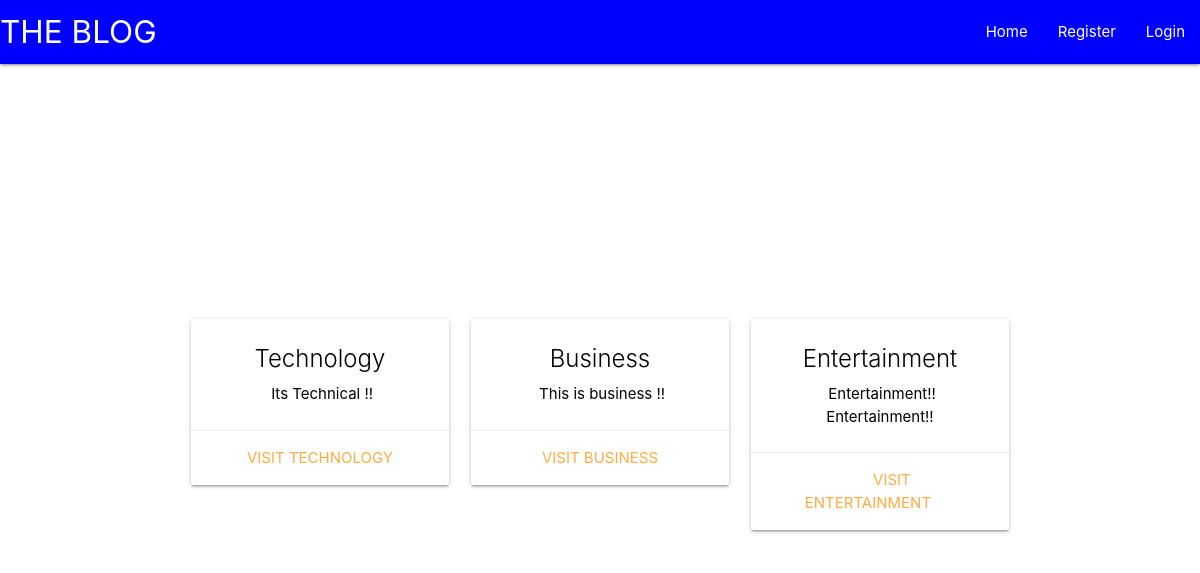
The page / on the database its author committed.
### blog_index/models.py (models this page shows, shortened)
class BlogCategory(models.Model):
	blog_category = models.CharField(max_length = 200)
	blog_summary = models.CharField(max_length = 200)
	category_slug = models.CharField(max_length = 200)
	class Meta:
		verbose_name_plural = 'Categories'

### blog_index/views.py (the view)
# urls.py: path('',views.index, name='index'),
def index(request):
	return render(request = request,
			template_name ='main/categories.html',
			context = {'Blogs':BlogCategory.objects.all()}
		)

### blog_index/templates/main/categories.html (shortened to what this page needs)
{% extends "main/index.html" %}
{% block content %}
<br><br><br><br><br><br><br><br><br><br>
<div class="row">
 	{% for blog in Blogs %}
    <div class="col s12 m6 l4">
        <a href="{{blog.category_slug}}", style="color:#000">
        <div class="card hoverable">
            <div class="card-content">
        <center>  <span class="card-title">{{blog.blog_category}}</span></center>
          <center><p>&nbsp;{{blog.blog_summary}}</p></center>
        </div>
        <div class="card-action">
          	<center><a href="#">Visit {{blog.blog_category}}</a></center>
        </div>
      </div>
    </div>
    {% endfor %}
  </div>
{% endblock %}

### blog_index/templates/main/index.html (shortened to what this page needs)
<head>
	{% load static%}
    <link rel="stylesheet" href="https://cdnjs.cloudflare.com/ajax/libs/materialize/1.0.0/css/materialize.min.css">
</head>
<body>
{% include "main/includes/navbar.html"%}
    <div class="container">
	{% block content %}
	{% endblock %}
	</div>
</body>

### blog_index/templates/main/includes/navbar.html
<nav>
    <div class="nav-wrapper" style="background-color: blue; color: red">
      <a href="/" class="brand-logo">THE BLOG</a>
      <ul id="nav-mobile" class="right hide-on-med-and-down">
        <li><a href="/">Home</a></li>
        {% if user.is_authenticated %}
        <li><a href="/account">Hello, {{user.username}}</a></li>
        <li><a href="/logout">Logout</a></li>
        {% else %}
        <li><a href="/register">Register</a></li>
        <li><a href="/login">Login</a></li>
        {% endif %}
      </ul>
    </div>
</nav>

### rows shown on the page
BlogCategory: blog_category "Technology", blog_summary "Its Technical !!", blog_category "TECHNOLOGY"
BlogCategory: blog_category "Business", blog_summary "This is business !!", blog_category "BUSINESS"
BlogCategory: blog_category "Entertainment", blog_summary "Entertainment!! Entertainment!!", blog_category "ENTERTAINMENT"
